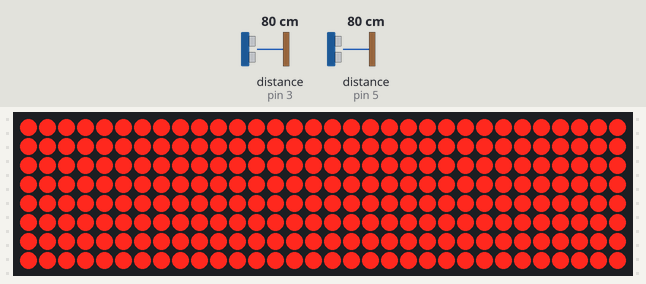
The sketch below on a simulated Arduino Uno, built with avr-gcc and run on an emulated ATmega328P. Parts: 32×8 LED matrix. Wiring (inferred from the names in the program): 2 × ultrasonic range finder: trigger pin 2, echo pin 3 / trigger pin 4, echo pin 5. The test bench sets the inputs (shaded band); at power-on: distance to the obstacle (sensors on pin 3, pin 5) 80 cm. The echo pulse lasts 58.3 µs per cm.

Above: at 2.0 s.
2.1 s: distance to the obstacle (sensor on pin 3) set to 2 cm
At 2.81 s:
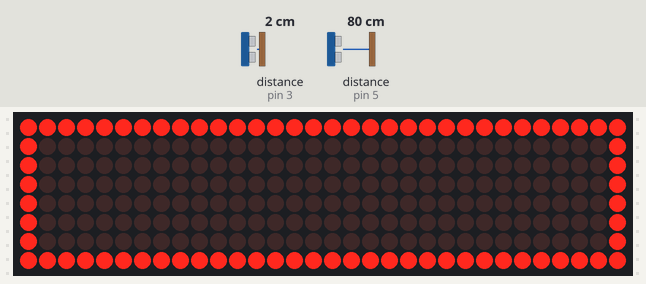
5.1 s: distance to the obstacle (sensor on pin 3) set to 9 cm
At 6.3 s:
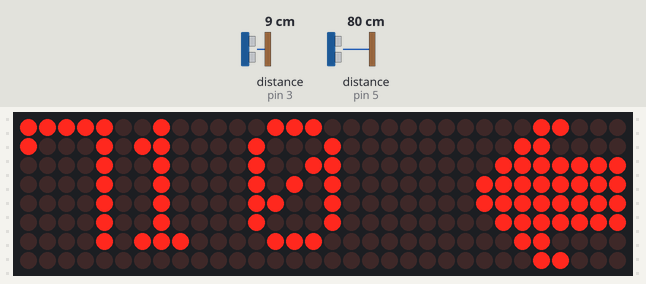
8.1 s: distance to the obstacle (sensor on pin 5) set to 18 cm
At 9.2 s:
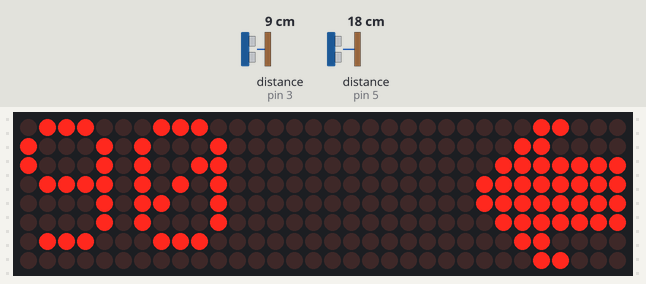
10.0 s: distance to the obstacle (sensor on pin 3) set to 120 cm
At 11.2 s:
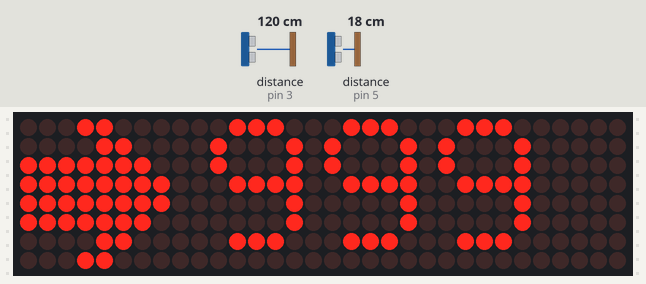
13.0 s: distance to the obstacle (sensor on pin 5) set to 35 cm
At 14.7 s:
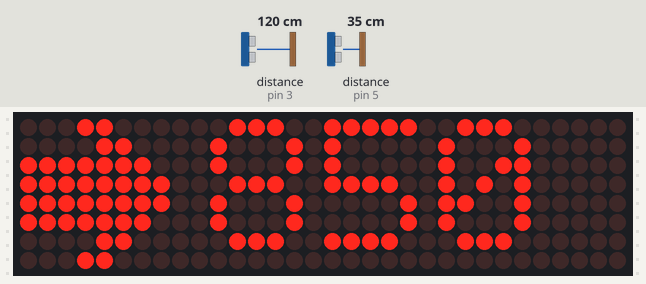
15.0 s: distance to the obstacle (sensor on pin 5) set to 120 cm
At 16.5 s:
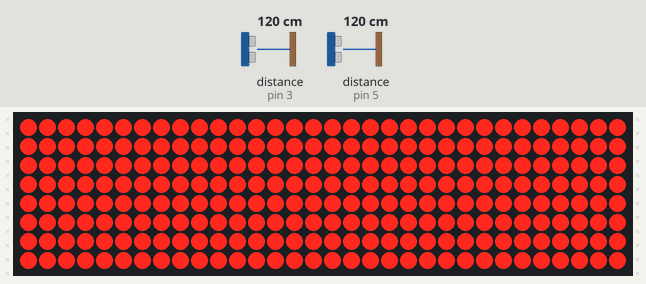
Timing chart, 0 to 18.0 s (numbered marks = the images above; inputs shaded):
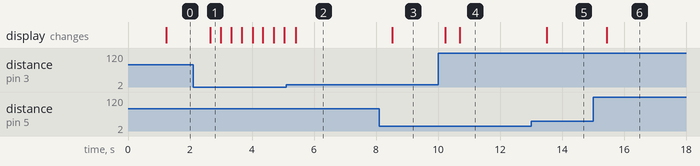

Measured:
- after the input at 2.1 s, the display: changes after 0.55 s (image 1)
- after the input at 5.1 s, the display: changes after 0.31 s (image 2)
- after the input at 8.1 s, the display: changes after 0.43 s (image 3)
- after the input at 10.0 s, the display: first changes after 0.24 s (image 4 shows a later state)
- after the input at 13.0 s, the display: changes after 0.51 s (image 5)
- after the input at 15.0 s, the display: changes after 0.45 s (image 6)

The sketch:

Car-Centerer.ino
```cpp
#include <SPI.h>
#include <MD_MAX72xx.h>

#define HARDWARE_TYPE MD_MAX72XX::FC16_HW
#define MAX_DEVICES 4

#define DATA_PIN 11
#define CLK_PIN  13
#define CS_PIN   10

MD_MAX72XX mx = MD_MAX72XX(HARDWARE_TYPE, DATA_PIN, CLK_PIN, CS_PIN, MAX_DEVICES);

// Ultrasonic pins
#define LEFT_TRIG   2
#define LEFT_ECHO   3
#define RIGHT_TRIG  4
#define RIGHT_ECHO  5

const int toleranceMm = 15;
const int minValidMm = 50;
const int maxValidMm = 1500;
const int samples = 5;
const int calibrationOffsetMm = 0;

// 8x8 left arrow
const uint8_t arrowLeft[8] = {
  B00011000,
  B00001100,
  B11111110,
  B11111111,
  B11111111,
  B11111110,
  B00001100,
  B00011000
};

// 8x8 right arrow
const uint8_t arrowRight[8] = {
  B00011000,
  B00110000,
  B01111111,
  B11111111,
  B11111111,
  B01111111,
  B00110000,
  B00011000
};

unsigned long readDistanceMm(uint8_t trigPin, uint8_t echoPin) {
  digitalWrite(trigPin, LOW);
  delayMicroseconds(3);
  digitalWrite(trigPin, HIGH);
  delayMicroseconds(10);
  digitalWrite(trigPin, LOW);

  unsigned long duration = pulseIn(echoPin, HIGH, 25000UL);
  if (duration == 0) return 0;

  return (duration * 343UL) / 2000UL;
}

int readAveragedDistanceMm(uint8_t trigPin, uint8_t echoPin) {
  unsigned long total = 0;
  int count = 0;

  for (int i = 0; i < samples; i++) {
    unsigned long d = readDistanceMm(trigPin, echoPin);
    if (d >= minValidMm && d <= maxValidMm) {
      total += d;
      count++;
    }
    delay(25);
  }

  if (count == 0) return -1;
  return total / count;
}

void clearDisplay() {
  mx.clear();
}

// Reverse the whole display horizontally
uint8_t mapCol(uint8_t col) {
  return 31 - col;
}

void setPixelMapped(uint8_t row, uint8_t col, bool state) {
  mx.setPoint(row, mapCol(col), state);
}

void drawBitmap8x8(uint8_t colStart, const uint8_t bitmap[8]) {
  for (uint8_t row = 0; row < 8; row++) {
    for (uint8_t col = 0; col < 8; col++) {
      bool pixelOn = bitRead(bitmap[row], 7 - col);
      setPixelMapped(row, colStart + col, pixelOn);
    }
  }
}

void drawCharAt(uint8_t colStart, char c) {
  uint8_t buffer[8];
  uint8_t width = mx.getChar(c, sizeof(buffer) / sizeof(buffer[0]), buffer);

  for (uint8_t i = 0; i < width; i++) {
    uint8_t thisCol = colStart + i;
    for (uint8_t row = 0; row < 8; row++) {
      bool pixelOn = bitRead(buffer[i], row);
      setPixelMapped(row, thisCol, pixelOn);
    }
  }
}

void drawTextAt(uint8_t colStart, const char* text) {
  while (*text) {
    drawCharAt(colStart, *text);
    colStart += 6; // 5 columns plus 1 space
    text++;
  }
}

void fillEntireDisplay() {
  for (uint8_t row = 0; row < 8; row++) {
    for (uint8_t col = 0; col < 32; col++) {
      setPixelMapped(row, col, true);
    }
  }
}

void drawOuterBorder() {
  for (uint8_t col = 0; col < 32; col++) {
    setPixelMapped(0, col, true);
    setPixelMapped(7, col, true);
  }

  for (uint8_t row = 0; row < 8; row++) {
    setPixelMapped(row, 0, true);
    setPixelMapped(row, 31, true);
  }
}

void showNoCar(bool flashOn) {
  clearDisplay();
  if (flashOn) {
    drawOuterBorder();
  }
  mx.update();
}

void showCentred() {
  clearDisplay();
  fillEntireDisplay();
  mx.update();
}

void showMoveLeft(int mm) {
  clearDisplay();
  drawBitmap8x8(0, arrowLeft);

  char buf[5];
  int shown = mm;
  if (shown > 999) shown = 999;
  itoa(shown, buf, 10);

  drawTextAt(10, buf);
  mx.update();
}

void showMoveRight(int mm) {
  clearDisplay();

  char buf[5];
  int shown = mm;
  if (shown > 999) shown = 999;
  itoa(shown, buf, 10);

  drawTextAt(0, buf);
  drawBitmap8x8(24, arrowRight);
  mx.update();
}

void startupScreen() {
  clearDisplay();
  drawTextAt(1, "START");
  mx.update();
  delay(800);
}

void setup() {
  pinMode(LEFT_TRIG, OUTPUT);
  pinMode(LEFT_ECHO, INPUT);
  pinMode(RIGHT_TRIG, OUTPUT);
  pinMode(RIGHT_ECHO, INPUT);

  mx.begin();
  mx.control(MD_MAX72XX::INTENSITY, 2);
  mx.clear();

  startupScreen();
}

void loop() {
  static bool flashState = false;
  static unsigned long lastFlashToggle = 0;
  const unsigned long flashIntervalMs = 300;

  int leftDist = readAveragedDistanceMm(LEFT_TRIG, LEFT_ECHO);
  int rightDist = readAveragedDistanceMm(RIGHT_TRIG, RIGHT_ECHO);

  if (leftDist < 0 || rightDist < 0) {
    unsigned long now = millis();
    if (now - lastFlashToggle >= flashIntervalMs) {
      flashState = !flashState;
      lastFlashToggle = now;
    }

    showNoCar(flashState);
    delay(50);
    return;
  }

  int diff = (leftDist - rightDist) - calibrationOffsetMm;

  if (abs(diff) <= toleranceMm) {
    showCentred();
  } else if (diff > 0) {
    showMoveLeft(abs(diff));
  } else {
    showMoveRight(abs(diff));
  }

  delay(120);
}
```
